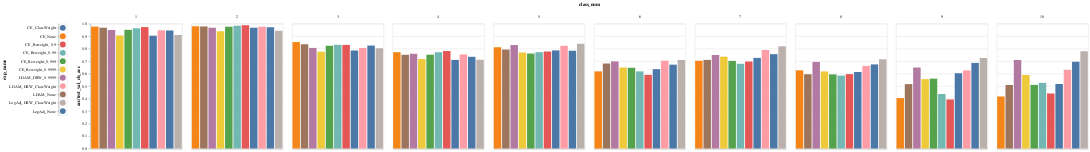

Notebook code for this chart:
### Code cell
# plot final test accuracy

exp_selector = alt.selection_point(fields=["exp_name"], toggle="true")

tag = "acc/test_val_cls_acc"

exp_chart = (
    alt.Chart(data=whole_df[["exp_name"]].drop_duplicates())
    .mark_circle(filled=True, size=200)
    .encode(
        y="exp_name:N",
        color="exp_name:N",
        opacity=alt.condition(exp_selector, alt.value(1), alt.value(0.2)),
    )
    .add_params(exp_selector)
)

chart = (
    alt.Chart(data=whole_df[(whole_df.tag == tag) & (whole_df.step == 199)])
    .mark_bar()
    .encode(
        x=alt.X("exp_no:N", title=None, axis=alt.Axis(ticks=False, labels=False)),
        column=alt.Column("class_num:O"),
        y=alt.Y("value", title=tag),
        color=alt.Color("exp_name:N", legend=None),
    )
    .transform_filter(exp_selector)
    .add_params(exp_selector)
)

exp_chart | chart

### Figure 1 — Vega-Lite specification as saved in the notebook (floating-point values rounded to 4 significant figures)
{"config": {"view": {"continuousWidth": 300, "continuousHeight": 300}}, "hconcat": [{"data": {"name": "data-b8602713d808360780d264e5d6aaa7fe"}, "mark": {"type": "circle", "filled": true, "size": 200}, "encoding": {"color": {"field": "exp_name", "type": "nominal"}, "opacity": {"condition": {"param": "param_7", "value": 1}, "value": 0.2}, "y": {"field": "exp_name", "type": "nominal"}}, "name": "view_5"}, {"data": {"name": "data-7254bf063526d629b24bc2759a829bf9"}, "mark": {"type": "bar"}, "encoding": {"color": {"field": "exp_name", "legend": null, "type": "nominal"}, "column": {"field": "class_num", "type": "ordinal"}, "x": {"axis": {"labels": false, "ticks": false}, "field": "exp_no", "title": null, "type": "nominal"}, "y": {"field": "value", "title": "acc/test_val_cls_acc", "type": "quantitative"}}, "name": "view_6", "transform": [{"filter": {"param": "param_7"}}]}], "params": [{"name": "param_7", "select": {"type": "point", "fields": ["exp_name"], "toggle": "true"}, "views": ["view_5", "view_6"]}], "$schema": "https://vega.github.io/schema/vega-lite/v5.15.1.json", "datasets": {"data-b8602713d808360780d264e5d6aaa7fe": [{"exp_name": "CE_None"}, {"exp_name": "LDAM_None"}, {"exp_name": "LDAM_DRW_0.9999"}, {"exp_name": "CE_Reweight_0.9999"}, {"exp_name": "CE_Reweight_0.999"}, {"exp_name": "CE_Reweight_0.99"}, {"exp_name": "CE_Reweight_0.9"}, {"exp_name": "CE_ClassWeight"}, {"exp_name": "LDAM_DRW_ClassWeight"}, {"exp_name": "LogAdj_None"}, {"exp_name": "LogAdj_DRW_ClassWeight"}], "data-7254bf063526d629b24bc2759a829bf9": [{"tag": "acc/test_val_cls_acc", "step": 199, "value": 0.977, "class_num": 1, "exp_no": "01", "exp_name": "CE_None"}, {"tag": "acc/test_val_cls_acc", "step": 199, "value": 0.98, "class_num": 2, "exp_no": "01", "exp_name": "CE_None"}, {"tag": "acc/test_val_cls_acc", "step": 199, "value": 0.853, "class_num": 3, "exp_no": "01", "exp_name": "CE_None"}, {"tag": "acc/test_val_cls_acc", "step": 199, "value": 0.772, "class_num": 4, "exp_no": "01", "exp_name": "CE_None"}, {"tag": "acc/test_val_cls_acc", "step": 199, "value": 0.811, "class_num": 5, "exp_no": "01", "exp_name": "CE_None"}, {"tag": "acc/test_val_cls_acc", "step": 199, "value": 0.618, "class_num": 6, "exp_no": "01", "exp_name": "CE_None"}, {"tag": "acc/test_val_cls_acc", "step": 199, "value": 0.703, "class_num": 7, "exp_no": "01", "exp_name": "CE_None"}, {"tag": "acc/test_val_cls_acc", "step": 199, "value": 0.627, "class_num": 8, "exp_no": "01", "exp_name": "CE_None"}, {"tag": "acc/test_val_cls_acc", "step": 199, "value": 0.404, "class_num": 9, "exp_no": "01", "exp_name": "CE_None"}, {"tag": "acc/test_val_cls_acc", "step": 199, "value": 0.417, "class_num": 10, "exp_no": "01", "exp_name": "CE_None"}, {"tag": "acc/test_val_cls_acc", "step": 199, "value": 0.968, "class_num": 1, "exp_no": "02", "exp_name": "LDAM_None"}, {"tag": "acc/test_val_cls_acc", "step": 199, "value": 0.978, "class_num": 2, "exp_no": "02", "exp_name": "LDAM_None"}, {"tag": "acc/test_val_cls_acc", "step": 199, "value": 0.835, "class_num": 3, "exp_no": "02", "exp_name": "LDAM_None"}, {"tag": "acc/test_val_cls_acc", "step": 199, "value": 0.751, "class_num": 4, "exp_no": "02", "exp_name": "LDAM_None"}, {"tag": "acc/test_val_cls_acc", "step": 199, "value": 0.793, "class_num": 5, "exp_no": "02", "exp_name": "LDAM_None"}, {"tag": "acc/test_val_cls_acc", "step": 199, "value": 0.682, "class_num": 6, "exp_no": "02", "exp_name": "LDAM_None"}, {"tag": "acc/test_val_cls_acc", "step": 199, "value": 0.71, "class_num": 7, "exp_no": "02", "exp_name": "LDAM_None"}, {"tag": "acc/test_val_cls_acc", "step": 199, "value": 0.595, "class_num": 8, "exp_no": "02", "exp_name": "LDAM_None"}, {"tag": "acc/test_val_cls_acc", "step": 199, "value": 0.516, "class_num": 9, "exp_no": "02", "exp_name": "LDAM_None"}, {"tag": "acc/test_val_cls_acc", "step": 199, "value": 0.509, "class_num": 10, "exp_no": "02", "exp_name": "LDAM_None"}, {"tag": "acc/test_val_cls_acc", "step": 199, "value": 0.949, "class_num": 1, "exp_no": "03", "exp_name": "LDAM_DRW_0.9999"}, {"tag": "acc/test_val_cls_acc", "step": 199, "value": 0.968, "class_num": 2, "exp_no": "03", "exp_name": "LDAM_DRW_0.9999"}, {"tag": "acc/test_val_cls_acc", "step": 199, "value": 0.806, "class_num": 3, "exp_no": "03", "exp_name": "LDAM_DRW_0.9999"}, {"tag": "acc/test_val_cls_acc", "step": 199, "value": 0.759, "class_num": 4, "exp_no": "03", "exp_name": "LDAM_DRW_0.9999"}, {"tag": "acc/test_val_cls_acc", "step": 199, "value": 0.829, "class_num": 5, "exp_no": "03", "exp_name": "LDAM_DRW_0.9999"}, {"tag": "acc/test_val_cls_acc", "step": 199, "value": 0.698, "class_num": 6, "exp_no": "03", "exp_name": "LDAM_DRW_0.9999"}, {"tag": "acc/test_val_cls_acc", "step": 199, "value": 0.749, "class_num": 7, "exp_no": "03", "exp_name": "LDAM_DRW_0.9999"}, {"tag": "acc/test_val_cls_acc", "step": 199, "value": 0.694, "class_num": 8, "exp_no": "03", "exp_name": "LDAM_DRW_0.9999"}, {"tag": "acc/test_val_cls_acc", "step": 199, "value": 0.649, "class_num": 9, "exp_no": "03", "exp_name": "LDAM_DRW_0.9999"}, {"tag": "acc/test_val_cls_acc", "step": 199, "value": 0.709, "class_num": 10, "exp_no": "03", "exp_name": "LDAM_DRW_0.9999"}, {"tag": "acc/test_val_cls_acc", "step": 199, "value": 0.906, "class_num": 1, "exp_no": "04", "exp_name": "CE_Reweight_0.9999"}, {"tag": "acc/test_val_cls_acc", "step": 199, "value": 0.94, "class_num": 2, "exp_no": "04", "exp_name": "CE_Reweight_0.9999"}, {"tag": "acc/test_val_cls_acc", "step": 199, "value": 0.776, "class_num": 3, "exp_no": "04", "exp_name": "CE_Reweight_0.9999"}, {"tag": "acc/test_val_cls_acc", "step": 199, "value": 0.717, "class_num": 4, "exp_no": "04", "exp_name": "CE_Reweight_0.9999"}, {"tag": "acc/test_val_cls_acc", "step": 199, "value": 0.769, "class_num": 5, "exp_no": "04", "exp_name": "CE_Reweight_0.9999"}, {"tag": "acc/test_val_cls_acc", "step": 199, "value": 0.649, "class_num": 6, "exp_no": "04", "exp_name": "CE_Reweight_0.9999"}, {"tag": "acc/test_val_cls_acc", "step": 199, "value": 0.736, "class_num": 7, "exp_no": "04", "exp_name": "CE_Reweight_0.9999"}, {"tag": "acc/test_val_cls_acc", "step": 199, "value": 0.618, "class_num": 8, "exp_no": "04", "exp_name": "CE_Reweight_0.9999"}, {"tag": "acc/test_val_cls_acc", "step": 199, "value": 0.556, "class_num": 9, "exp_no": "04", "exp_name": "CE_Reweight_0.9999"}, {"tag": "acc/test_val_cls_acc", "step": 199, "value": 0.589, "class_num": 10, "exp_no": "04", "exp_name": "CE_Reweight_0.9999"}, {"tag": "acc/test_val_cls_acc", "step": 199, "value": 0.951, "class_num": 1, "exp_no": "05", "exp_name": "CE_Reweight_0.999"}, {"tag": "acc/test_val_cls_acc", "step": 199, "value": 0.976, "class_num": 2, "exp_no": "05", "exp_name": "CE_Reweight_0.999"}, {"tag": "acc/test_val_cls_acc", "step": 199, "value": 0.824, "class_num": 3, "exp_no": "05", "exp_name": "CE_Reweight_0.999"}, {"tag": "acc/test_val_cls_acc", "step": 199, "value": 0.752, "class_num": 4, "exp_no": "05", "exp_name": "CE_Reweight_0.999"}, {"tag": "acc/test_val_cls_acc", "step": 199, "value": 0.761, "class_num": 5, "exp_no": "05", "exp_name": "CE_Reweight_0.999"}, {"tag": "acc/test_val_cls_acc", "step": 199, "value": 0.647, "class_num": 6, "exp_no": "05", "exp_name": "CE_Reweight_0.999"}, {"tag": "acc/test_val_cls_acc", "step": 199, "value": 0.702, "class_num": 7, "exp_no": "05", "exp_name": "CE_Reweight_0.999"}, {"tag": "acc/test_val_cls_acc", "step": 199, "value": 0.594, "class_num": 8, "exp_no": "05", "exp_name": "CE_Reweight_0.999"}, {"tag": "acc/test_val_cls_acc", "step": 199, "value": 0.56, "class_num": 9, "exp_no": "05", "exp_name": "CE_Reweight_0.999"}, {"tag": "acc/test_val_cls_acc", "step": 199, "value": 0.51, "class_num": 10, "exp_no": "05", "exp_name": "CE_Reweight_0.999"}, {"tag": "acc/test_val_cls_acc", "step": 199, "value": 0.964, "class_num": 1, "exp_no": "06", "exp_name": "CE_Reweight_0.99"}, {"tag": "acc/test_val_cls_acc", "step": 199, "value": 0.984, "class_num": 2, "exp_no": "06", "exp_name": "CE_Reweight_0.99"}, {"tag": "acc/test_val_cls_acc", "step": 199, "value": 0.831, "class_num": 3, "exp_no": "06", "exp_name": "CE_Reweight_0.99"}, {"tag": "acc/test_val_cls_acc", "step": 199, "value": 0.772, "class_num": 4, "exp_no": "06", "exp_name": "CE_Reweight_0.99"}, {"tag": "acc/test_val_cls_acc", "step": 199, "value": 0.772, "class_num": 5, "exp_no": "06", "exp_name": "CE_Reweight_0.99"}, {"tag": "acc/test_val_cls_acc", "step": 199, "value": 0.618, "class_num": 6, "exp_no": "06", "exp_name": "CE_Reweight_0.99"}, {"tag": "acc/test_val_cls_acc", "step": 199, "value": 0.68, "class_num": 7, "exp_no": "06", "exp_name": "CE_Reweight_0.99"}, {"tag": "acc/test_val_cls_acc", "step": 199, "value": 0.584, "class_num": 8, "exp_no": "06", "exp_name": "CE_Reweight_0.99"}, {"tag": "acc/test_val_cls_acc", "step": 199, "value": 0.437, "class_num": 9, "exp_no": "06", "exp_name": "CE_Reweight_0.99"}, {"tag": "acc/test_val_cls_acc", "step": 199, "value": 0.526, "class_num": 10, "exp_no": "06", "exp_name": "CE_Reweight_0.99"}, {"tag": "acc/test_val_cls_acc", "step": 199, "value": 0.973, "class_num": 1, "exp_no": "07", "exp_name": "CE_Reweight_0.9"}, {"tag": "acc/test_val_cls_acc", "step": 199, "value": 0.987, "class_num": 2, "exp_no": "07", "exp_name": "CE_Reweight_0.9"}, {"tag": "acc/test_val_cls_acc", "step": 199, "value": 0.83, "class_num": 3, "exp_no": "07", "exp_name": "CE_Reweight_0.9"}, {"tag": "acc/test_val_cls_acc", "step": 199, "value": 0.781, "class_num": 4, "exp_no": "07", "exp_name": "CE_Reweight_0.9"}, {"tag": "acc/test_val_cls_acc", "step": 199, "value": 0.777, "class_num": 5, "exp_no": "07", "exp_name": "CE_Reweight_0.9"}, {"tag": "acc/test_val_cls_acc", "step": 199, "value": 0.59, "class_num": 6, "exp_no": "07", "exp_name": "CE_Reweight_0.9"}, {"tag": "acc/test_val_cls_acc", "step": 199, "value": 0.697, "class_num": 7, "exp_no": "07", "exp_name": "CE_Reweight_0.9"}, {"tag": "acc/test_val_cls_acc", "step": 199, "value": 0.596, "class_num": 8, "exp_no": "07", "exp_name": "CE_Reweight_0.9"}, {"tag": "acc/test_val_cls_acc", "step": 199, "value": 0.393, "class_num": 9, "exp_no": "07", "exp_name": "CE_Reweight_0.9"}, {"tag": "acc/test_val_cls_acc", "step": 199, "value": 0.441, "class_num": 10, "exp_no": "07", "exp_name": "CE_Reweight_0.9"}, {"tag": "acc/test_val_cls_acc", "step": 199, "value": 0.904, "class_num": 1, "exp_no": "08", "exp_name": "CE_ClassWeight"}, {"tag": "acc/test_val_cls_acc", "step": 199, "value": 0.968, "class_num": 2, "exp_no": "08", "exp_name": "CE_ClassWeight"}, {"tag": "acc/test_val_cls_acc", "step": 199, "value": 0.785, "class_num": 3, "exp_no": "08", "exp_name": "CE_ClassWeight"}, {"tag": "acc/test_val_cls_acc", "step": 199, "value": 0.71, "class_num": 4, "exp_no": "08", "exp_name": "CE_ClassWeight"}, {"tag": "acc/test_val_cls_acc", "step": 199, "value": 0.786, "class_num": 5, "exp_no": "08", "exp_name": "CE_ClassWeight"}, {"tag": "acc/test_val_cls_acc", "step": 199, "value": 0.636, "class_num": 6, "exp_no": "08", "exp_name": "CE_ClassWeight"}, {"tag": "acc/test_val_cls_acc", "step": 199, "value": 0.726, "class_num": 7, "exp_no": "08", "exp_name": "CE_ClassWeight"}, {"tag": "acc/test_val_cls_acc", "step": 199, "value": 0.613, "class_num": 8, "exp_no": "08", "exp_name": "CE_ClassWeight"}, {"tag": "acc/test_val_cls_acc", "step": 199, "value": 0.603, "class_num": 9, "exp_no": "08", "exp_name": "CE_ClassWeight"}, {"tag": "acc/test_val_cls_acc", "step": 199, "value": 0.517, "class_num": 10, "exp_no": "08", "exp_name": "CE_ClassWeight"}, {"tag": "acc/test_val_cls_acc", "step": 199, "value": 0.948, "class_num": 1, "exp_no": "09", "exp_name": "LDAM_DRW_ClassWeight"}, {"tag": "acc/test_val_cls_acc", "step": 199, "value": 0.976, "class_num": 2, "exp_no": "09", "exp_name": "LDAM_DRW_ClassWeight"}, {"tag": "acc/test_val_cls_acc", "step": 199, "value": 0.805, "class_num": 3, "exp_no": "09", "exp_name": "LDAM_DRW_ClassWeight"}, {"tag": "acc/test_val_cls_acc", "step": 199, "value": 0.754, "class_num": 4, "exp_no": "09", "exp_name": "LDAM_DRW_ClassWeight"}, {"tag": "acc/test_val_cls_acc", "step": 199, "value": 0.823, "class_num": 5, "exp_no": "09", "exp_name": "LDAM_DRW_ClassWeight"}, {"tag": "acc/test_val_cls_acc", "step": 199, "value": 0.704, "class_num": 6, "exp_no": "09", "exp_name": "LDAM_DRW_ClassWeight"}, {"tag": "acc/test_val_cls_acc", "step": 199, "value": 0.789, "class_num": 7, "exp_no": "09", "exp_name": "LDAM_DRW_ClassWeight"}, {"tag": "acc/test_val_cls_acc", "step": 199, "value": 0.662, "class_num": 8, "exp_no": "09", "exp_name": "LDAM_DRW_ClassWeight"}, {"tag": "acc/test_val_cls_acc", "step": 199, "value": 0.626, "class_num": 9, "exp_no": "09", "exp_name": "LDAM_DRW_ClassWeight"}, {"tag": "acc/test_val_cls_acc", "step": 199, "value": 0.631, "class_num": 10, "exp_no": "09", "exp_name": "LDAM_DRW_ClassWeight"}, {"tag": "acc/test_val_cls_acc", "step": 199, "value": 0.946, "class_num": 1, "exp_no": "10", "exp_name": "LogAdj_None"}, {"tag": "acc/test_val_cls_acc", "step": 199, "value": 0.972, "class_num": 2, "exp_no": "10", "exp_name": "LogAdj_None"}, {"tag": "acc/test_val_cls_acc", "step": 199, "value": 0.825, "class_num": 3, "exp_no": "10", "exp_name": "LogAdj_None"}, {"tag": "acc/test_val_cls_acc", "step": 199, "value": 0.735, "class_num": 4, "exp_no": "10", "exp_name": "LogAdj_None"}, {"tag": "acc/test_val_cls_acc", "step": 199, "value": 0.784, "class_num": 5, "exp_no": "10", "exp_name": "LogAdj_None"}, {"tag": "acc/test_val_cls_acc", "step": 199, "value": 0.672, "class_num": 6, "exp_no": "10", "exp_name": "LogAdj_None"}, {"tag": "acc/test_val_cls_acc", "step": 199, "value": 0.756, "class_num": 7, "exp_no": "10", "exp_name": "LogAdj_None"}, {"tag": "acc/test_val_cls_acc", "step": 199, "value": 0.674, "class_num": 8, "exp_no": "10", "exp_name": "LogAdj_None"}, {"tag": "acc/test_val_cls_acc", "step": 199, "value": 0.686, "class_num": 9, "exp_no": "10", "exp_name": "LogAdj_None"}, {"tag": "acc/test_val_cls_acc", "step": 199, "value": 0.695, "class_num": 10, "exp_no": "10", "exp_name": "LogAdj_None"}, {"tag": "acc/test_val_cls_acc", "step": 199, "value": 0.91, "class_num": 1, "exp_no": "11", "exp_name": "LogAdj_DRW_ClassWeight"}, {"tag": "acc/test_val_cls_acc", "step": 199, "value": 0.943, "class_num": 2, "exp_no": "11", "exp_name": "LogAdj_DRW_ClassWeight"}, {"tag": "acc/test_val_cls_acc", "step": 199, "value": 0.803, "class_num": 3, "exp_no": "11", "exp_name": "LogAdj_DRW_ClassWeight"}, {"tag": "acc/test_val_cls_acc", "step": 199, "value": 0.711, "class_num": 4, "exp_no": "11", "exp_name": "LogAdj_DRW_ClassWeight"}, {"tag": "acc/test_val_cls_acc", "step": 199, "value": 0.839, "class_num": 5, "exp_no": "11", "exp_name": "LogAdj_DRW_ClassWeight"}, {"tag": "acc/test_val_cls_acc", "step": 199, "value": 0.709, "class_num": 6, "exp_no": "11", "exp_name": "LogAdj_DRW_ClassWeight"}, {"tag": "acc/test_val_cls_acc", "step": 199, "value": 0.819, "class_num": 7, "exp_no": "11", "exp_name": "LogAdj_DRW_ClassWeight"}, {"tag": "acc/test_val_cls_acc", "step": 199, "value": 0.715, "class_num": 8, "exp_no": "11", "exp_name": "LogAdj_DRW_ClassWeight"}, {"tag": "acc/test_val_cls_acc", "step": 199, "value": 0.726, "class_num": 9, "exp_no": "11", "exp_name": "LogAdj_DRW_ClassWeight"}, {"tag": "acc/test_val_cls_acc", "step": 199, "value": 0.779, "class_num": 10, "exp_no": "11", "exp_name": "LogAdj_DRW_ClassWeight"}]}}
